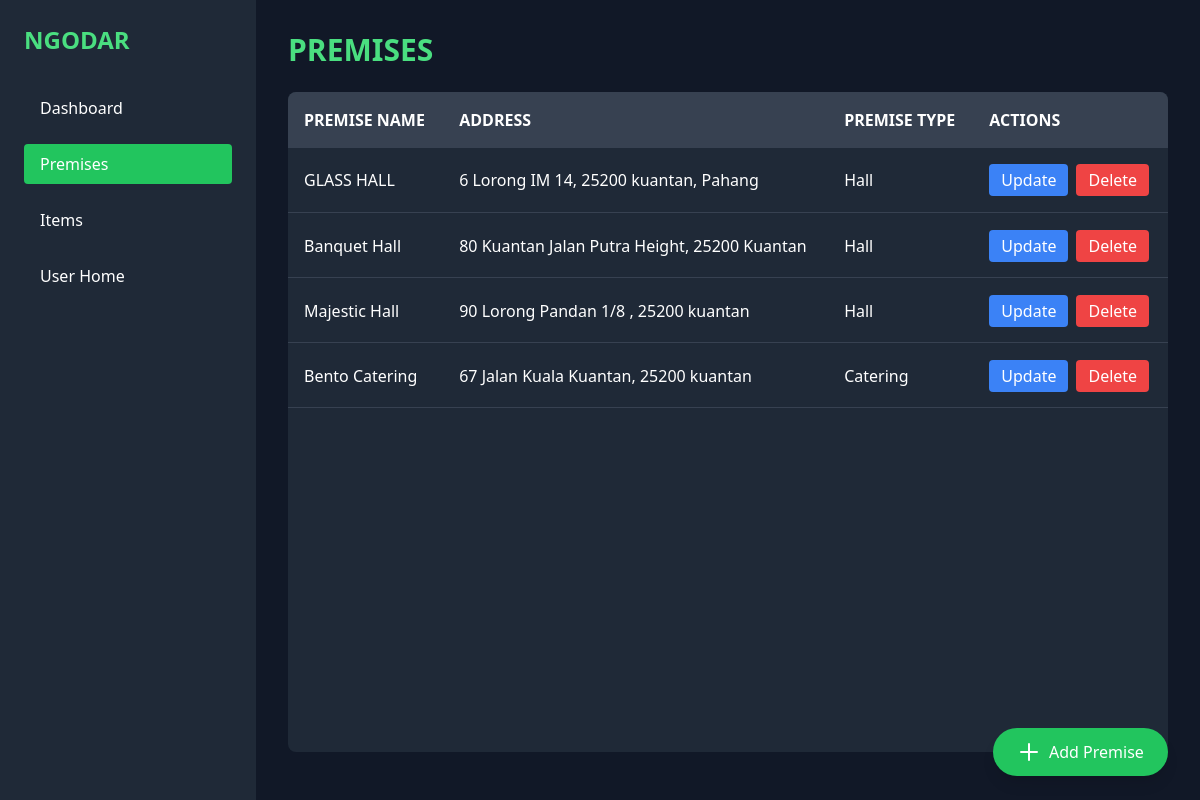
Screenshot of /merchant-home/premise/ (signed in) with the database file from the repository.
### ngodars/models.py (models this page shows, shortened)
class PREMISE(models.Model):
    PREMISE = [
        {'hall','Hall'},
        {'catering', 'Catering'},
        {'food','Food'},
    ]
    def validate_image(image):
        if image.size > 5 * 1024 * 1024:  # Limit to 2 MB
            raise ValidationError("Image file too large ( > 5MB )")
        if not image.name.endswith(('.png', '.jpg', '.jpeg')):
            raise ValidationError("Unsupported file extension. Only .png, .jpg, and .jpeg are allowed.")
    premiseID = models.AutoField(primary_key=True)
    premisename = models.TextField()
    premisetype = models.TextField(choices=PREMISE,default=None)
    premiseimage = models.ImageField(upload_to='premise_images/', validators=[validate_image], default=None)
    statearea = models.TextField(default=None)
    poscode = models.TextField(default=None)
    unit = models.TextField(default=None)
    streetname = models.TextField(default=None)
    merchantID = models.ForeignKey(MERCHANT, on_delete=models.CASCADE, default=None)

### ngodars/views.py (the view)
# urls.py: path('merchant-home/premise/', views.premise, name='premise'),
def premise(request):
    user_id = request.session.get('user_id')
    if not request.session.get('user_type') == 'user':
        request.session.flush()
        messages.error(request, "You do not have permission to view this page. Please login again")
        return redirect('login')
    merchant = MERCHANT.objects.get(userID=user_id)
    premises = PREMISE.objects.filter(merchantID=merchant)
    return render(request, 'merchant/premise.html', {'premises': premises})

### ngodars/templates/merchant/premise.html (shortened to what this page needs)
{% load static %}
<!DOCTYPE html>
<html lang="en">
<head>
    <script src="https://cdn.tailwindcss.com"></script>
</head>
<body class="bg-gray-900 text-white min-h-screen flex">
    <div class="w-64 bg-gray-800 p-6">
        <a href="{% url 'merchant_dashboard' %}"><h1 class="text-2xl font-bold mb-8 text-green-400">NGODAR</h1></a>
        <nav class="space-y-4">
            <a href="{% url 'merchant_dashboard' %}" class="block py-2 px-4 hover:bg-gray-700 rounded">Dashboard</a>
            <a href="#" class="block py-2 px-4 bg-green-500 text-white rounded">Premises</a>
            <a href="{% url 'items' %}" class="block py-2 px-4 hover:bg-gray-700 rounded">Items</a>
            <a href="{% url 'user_home' %}" class="block py-2 px-4 hover:bg-gray-700 rounded">User Home</a>
        </nav>
    </div>
    <div class="flex-grow p-8 relative flex flex-col dashboard-section">
        <h2 class="text-3xl font-bold mb-6 text-green-400 dashboard-section-item">PREMISES</h2>
        <div class="bg-gray-800 rounded-lg overflow-hidden mb-4 flex-grow dashboard-section-item">
            <table class="w-full text-left">
                <thead class="bg-gray-700">
                    <tr>
                        <th class="p-4 uppercase">Premise Name</th>
                        <th class="p-4 uppercase">Address</th>
                        <th class="p-4 uppercase">Premise Type</th>
                        <th class="p-4 uppercase">Actions</th>
                    </tr>
                </thead>
                <tbody>
                    {% for premise in premises %}
                    <tr class="border-b border-gray-700 hover:bg-gray-700 transition dashboard-section-item">
                        <td class="p-4">{{ premise.premisename }}</td>
                        <td class="p-4">
                            {{ premise.unit }} {{ premise.streetname }},
                            {{ premise.poscode }} {{ premise.statearea }}
                        </td>
                        <td class="p-4">{{ premise.premisetype|title }}</td>
                        <td class="p-4">
                            <div class="flex space-x-2">
                                <a href="{% url 'update_premise' premise.premiseID %}"
                                   class="bg-blue-500 hover:bg-blue-600 text-white py-1 px-3 rounded">
                                    Update
                                </a>
                                <a href="{% url 'delete_premise' premise.premiseID %}"
                                   onclick="return confirm('Are you sure you want to delete this premise?');"
                                   class="bg-red-500 hover:bg-red-600 text-white py-1 px-3 rounded">
                                    Delete
                                </a>
                            </div>
                        </td>
                    </tr>
                    {% empty %}
                    <tr>
                        <td colspan="4" class="p-4 text-center text-gray-500 dashboard-section-item">
                            No premises found. Add your first premise!
                        </td>
                    </tr>
                    {% endfor %}
                </tbody>
            </table>
        </div>
        <div class="fixed bottom-6 right-8 z-10 dashboard-section-item">
            <a href="{% url 'add_premise' %}"
               class="bg-green-500 hover:bg-green-600 text-white py-3 px-6 rounded-full shadow-lg flex items-center space-x-2 transition-all duration-300 ease-in-out transform hover:scale-105">
                <svg xmlns="http://www.w3.org/2000/svg" class="h-6 w-6" fill="none" viewBox="0 0 24 24" stroke="currentColor">
                    <path stroke-linecap="round" stroke-linejoin="round" stroke-width="2" d="M12 4v16m8-8H4" />
                </svg>
                <span>Add Premise</span>
            </a>
        </div>
    </div>
</body>
</html>

### ngodars/templates/merchant/premise.html (style rules this page uses)
.dashboard-section { animation: dashboard-enter 0.8s ease-out forwards; opacity: 0; }
.dashboard-section-item { animation: staggered-enter 0.6s ease-out forwards; opacity: 0; }
.dashboard-section-item:nth-child(1) { animation-delay: 0.1s; }
.dashboard-section-item:nth-child(2) { animation-delay: 0.2s; }
.dashboard-section-item:nth-child(3) { animation-delay: 0.3s; }
.dashboard-section-item:nth-child(4) { animation-delay: 0.4s; }

### rows the page displays
PREMISE: premisename "GLASS HALL", unit "6", streetname "Lorong IM 14", poscode "25200", statearea "kuantan, Pahang", premisetype "Hall"
PREMISE: premisename "Banquet Hall", unit "80", streetname "Kuantan Jalan Putra Height", poscode "25200", statearea "Kuantan", premisetype "Hall"
PREMISE: premisename "Majestic Hall", unit "90", streetname "Lorong Pandan 1/8", poscode "25200", statearea "kuantan", premisetype "Hall"
PREMISE: premisename "Bento Catering", unit "67", streetname "Jalan Kuala Kuantan", poscode "25200", statearea "kuantan", premisetype "Catering"
